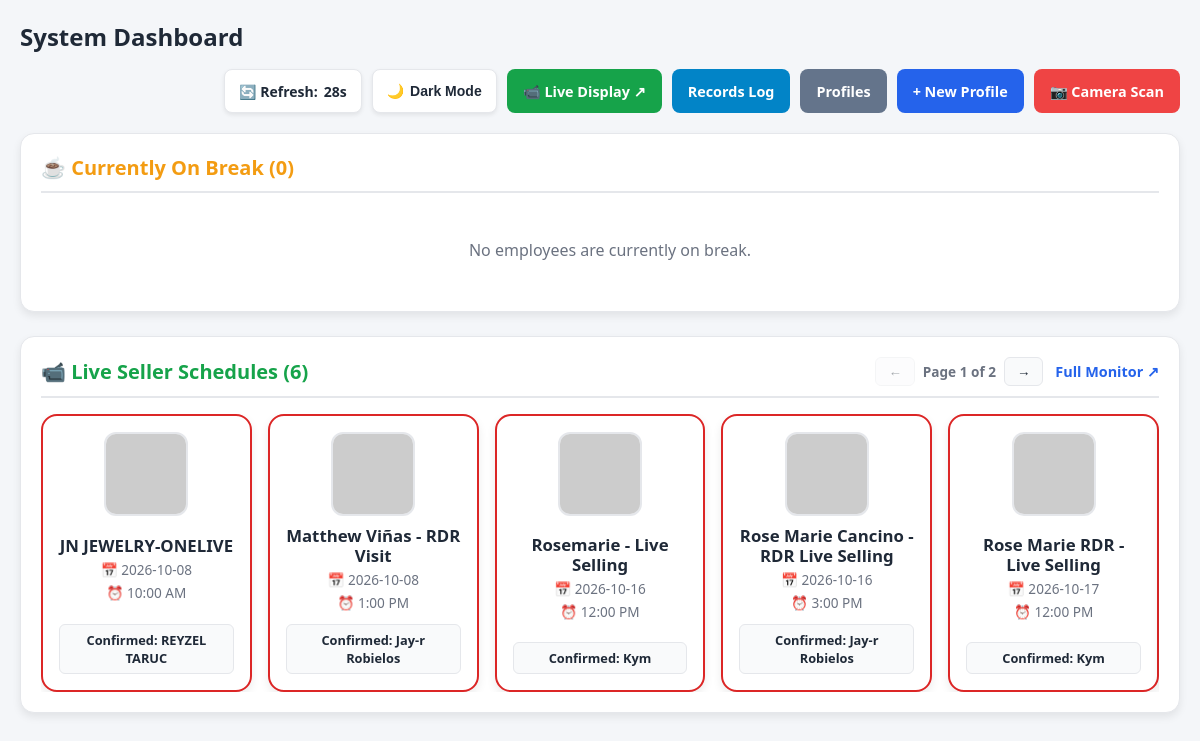
The page /break-system/index.php on the database its author committed.
### tables this page shows
CREATE TABLE `queue` (
  `id` int(11) NOT NULL,
  `client_name` varchar(255) NOT NULL,
  `date_schedule` date NOT NULL,
  `time_schedule` time NOT NULL,
  `staff_confirmed` varchar(255) NOT NULL,
  `seller_photo` varchar(255) DEFAULT '',
  `created_at` timestamp NOT NULL DEFAULT current_timestamp()
);

### break-system/index.php (the view, shortened to what this page needs)
<?php
require_once 'db.php';
$stmt = $pdo->query("SELECT id, name, department, status, time_out, expected_in FROM profiles WHERE status = 'ON_BREAK' ORDER BY name ASC");
$activeBreaks = $stmt->fetchAll(PDO::FETCH_ASSOC);
$pageSize = 5;
$today = date('Y-m-d');
$live_stmt = $pdo_live->prepare("SELECT * FROM queue WHERE date_schedule >= ? ORDER BY date_schedule ASC, time_schedule ASC");
$live_stmt->execute([$today]);
$liveSellers = $live_stmt->fetchAll(PDO::FETCH_ASSOC);
$pagedSellers = array_chunk($liveSellers, $pageSize);
$totalLivePages = count($pagedSellers);
?>
<!DOCTYPE html>
<html lang="en">
<head>
</head>
<body>
<div class="header-actions">
    <h1>System Dashboard</h1>
    <div class="header-controls">
        <div class="refresh-badge">
            🔄 Refresh: <span id="refreshTimer">30s</span>
        </div>
        <button id="themeToggle" class="theme-toggle-btn" onclick="toggleTheme()">
            <span id="themeIcon">🌙</span> <span id="themeText">Dark Mode</span>
        </button>
        <a href="live_display.php" target="_blank" class="btn-live">📹 Live Display ↗</a>
        <a href="records.php" class="btn-manage" style="background-color: #0284c7;">Records Log</a>
        <a href="profiles.php" class="btn-manage">Profiles</a>
        <a href="create_profile.php" class="btn-create">+ New Profile</a>
        <a href="scanner.php" class="btn-scan">📷 Camera Scan</a>
    </div>
</div>
<div class="container">
    <div class="display-area card">
        <div class="display-header">
            <h2 style="color: var(--warning);">☕ Currently On Break (<?= count($activeBreaks) ?>)</h2>
        </div>
        <div class="slider-container">
            <?php if (empty($activeBreaks)): ?>
                <div class="empty-msg">No employees are currently on break.</div>
            <?php endif; ?>
        </div>
    </div>
    <div class="display-area card">
        <div class="display-header">
            <h2 style="color: var(--success);">📹 Live Seller Schedules (<?= count($liveSellers) ?>)</h2>
            <div style="display: flex; align-items: center; gap: 12px;">
                <?php if ($totalLivePages > 1): ?>
                    <div class="pagination-controls">
                        <button class="page-btn" id="livePrevBtn" onclick="moveLiveSlide(-1)">&larr;</button>
                        <span class="page-indicator" id="livePageIndicator">Page 1 of <?= $totalLivePages ?></span>
                        <button class="page-btn" id="liveNextBtn" onclick="moveLiveSlide(1)">&rarr;</button>
                    </div>
                <?php endif; ?>
                <a href="live_display.php" target="_blank" style="color: var(--primary); text-decoration: none; font-weight: bold; font-size: 0.9rem;">Full Monitor ↗</a>
            </div>
        </div>
        <div class="slider-container">
            <?php if (empty($liveSellers)): ?>
                <div class="empty-msg">No live queue schedules available.</div>
            <?php else: ?>
                <div class="slider-track" id="liveSliderTrack">
                    <?php foreach ($pagedSellers as $pageIndex => $pageItems): ?>
                        <div class="slide-page">
                            <?php foreach ($pageItems as $seller):
                                $isToday = ($seller['date_schedule'] === $today);
                                $statusClass = $isToday ? 'today' : 'upcoming';
                                $dbPath = trim($seller['seller_photo'] ?? '');
                                $imgSrc = !empty($dbPath) ? '/onelivesched/' . ltrim(htmlspecialchars($dbPath), '/') : '';
                            ?>
                                <div class="seller-card <?= $statusClass ?>">
                                    <img class="card-avatar"
                                         src="<?= $imgSrc ?>"
                                         onerror="this.onerror=null; this.src='https://ui-avatars.com/api/?name=<?= urlencode($seller['client_name']) ?>&background=random';"
                                         alt="Seller">
                                    <div>
                                        <div class="seller-name"><?= htmlspecialchars($seller['client_name']) ?></div>
                                        <div class="seller-meta">📅 <?= htmlspecialchars($seller['date_schedule']) ?></div>
                                        <div class="seller-meta">⏰ <?= date("g:i A", strtotime($seller['time_schedule'])) ?></div>
                                    </div>
                                    <div class="seller-staff">Confirmed: <?= htmlspecialchars($seller['staff_confirmed']) ?></div>
                                </div>
                            <?php endforeach; ?>
                        </div>
                    <?php endforeach; ?>
                </div>
            <?php endif; ?>
        </div>
    </div>
</div>
</body>
</html>

### break-system/index.php (style rules this page uses)
:root { --bg-color: #f4f6f9; --card-bg: #ffffff; --primary: #2563eb; --success: #16a34a; --danger: #dc2626; --warning: #f39c12; --text: #1f2937; --subtext: #6b7280; --border-color: #e5e7eb; --info-bg: #f9fafb; --timer-bg: #eff6ff; --shadow: rgba(0, 0, 0, 0.08); }
body { font-family: 'Segoe UI', Tahoma, Geneva, Verdana, sans-serif; background-color: var(--bg-color); color: var(--text); margin: 0; padding: 16px; transition: background-color 0.3s ease, color 0.3s ease; }
.header-actions { display: flex; flex-direction: column; gap: 16px; max-width: 1400px; margin: 0 auto 20px auto; }
.header-controls { display: flex; flex-wrap: wrap; gap: 10px; align-items: center; justify-content: flex-end; }
.refresh-badge, .theme-toggle-btn { background: var(--card-bg); border: 1px solid var(--border-color); color: var(--text); padding: 10px 14px; border-radius: 8px; font-weight: bold; font-size: 0.875rem; display: inline-flex; align-items: center; gap: 6px; box-shadow: 0 2px 4px var(--shadow); height: 44px; box-sizing: border-box; }
.theme-toggle-btn { cursor: pointer; flex: 0 0 auto; width: auto; justify-content: center; }
.btn-create, .btn-manage, .btn-scan, .btn-live { flex: 0 0 auto; display: inline-flex; align-items: center; justify-content: center; height: 44px; padding: 0 16px; border-radius: 8px; text-decoration: none; font-weight: bold; font-size: 0.9rem; box-sizing: border-box; color: white; }
.btn-create { background-color: var(--primary); }
.btn-manage { background-color: #64748b; }
.btn-scan { background-color: #ef4444; }
.btn-live { background-color: var(--success); }
.container { max-width: 1400px; margin: 0 auto; display: flex; flex-direction: column; gap: 24px; }
.card { background: var(--card-bg); padding: 20px; border-radius: 14px; box-shadow: 0 4px 8px var(--shadow); border: 1px solid var(--border-color); }
h1 { font-size: 1.5rem; margin: 0; }
.display-header { display: flex; justify-content: space-between; align-items: center; border-bottom: 2px solid var(--border-color); padding-bottom: 10px; margin-bottom: 16px; }
.display-header h2 { margin: 0; border: none; padding: 0; font-size: 1.25rem; }
.pagination-controls { display: flex; align-items: center; gap: 8px; }
.page-btn { background: var(--info-bg); border: 1px solid var(--border-color); color: var(--text); border-radius: 6px; padding: 6px 12px; cursor: pointer; font-weight: bold; }
.page-btn:disabled { opacity: 0.4; cursor: not-allowed; }
.page-indicator { font-size: 0.85rem; color: var(--subtext); font-weight: 600; }
.slider-container { overflow: hidden; width: 100%; position: relative; }
.slider-track { display: flex; transition: transform 0.6s cubic-bezier(0.25, 1, 0.5, 1); width: 100%; }
.slide-page { min-width: 100%; box-sizing: border-box; display: grid; grid-template-columns: repeat(auto-fill, minmax(200px, 1fr)); gap: 16px; align-content: start; }
.profile-card, .seller-card { background: var(--card-bg); border-radius: 16px; padding: 16px; box-shadow: 0 4px 10px var(--shadow); display: flex; flex-direction: column; align-items: center; text-align: center; border: 2px solid var(--border-color); justify-content: space-between; }
.card-avatar { width: 80px; height: 80px; border-radius: 12px; object-fit: cover; border: 2px solid var(--border-color); margin-bottom: 10px; background-color: var(--info-bg); }
.profile-card .name, .seller-name { font-size: 1.05rem; font-weight: 700; margin-bottom: 4px; line-height: 1.2; }
.profile-card .dept, .seller-meta { font-size: 0.85rem; color: var(--subtext); margin-bottom: 4px; }
.seller-card.upcoming { border-color: var(--danger); }
.seller-staff { margin-top: 8px; width: 100%; font-size: 0.8rem; font-weight: bold; background: var(--info-bg); padding: 6px; border-radius: 6px; border: 1px solid var(--border-color); box-sizing: border-box; }
.empty-msg { text-align: center; color: var(--subtext); padding: 30px 10px; font-size: 1rem; width: 100%; }
@media (min-width: 1024px) { .slide-page { grid-template-columns: repeat(5, minmax(0, 1fr)); } }
@media (min-width: 768px) { body { padding: 20px; } }

### rows shown on the page
queue: client_name "JN JEWELRY-ONELIVE", date_schedule "2026-10-08", time_schedule "10:00 AM", staff_confirmed "REYZEL TARUC"
queue: client_name "Matthew Viñas - RDR Visit", date_schedule "2026-10-08", time_schedule "1:00 PM", staff_confirmed "Jay-r Robielos"
queue: client_name "Rosemarie - Live Selling", date_schedule "2026-10-16", time_schedule "12:00 PM", staff_confirmed "Kym"
queue: client_name "Rose Marie Cancino - RDR Live Selling", date_schedule "2026-10-16", time_schedule "3:00 PM", staff_confirmed "Jay-r Robielos"
queue: client_name "Rose Marie RDR - Live Selling", date_schedule "2026-10-17", time_schedule "12:00 PM", staff_confirmed "Kym"

### other values the page prints
count($activeBreaks) "0"
count($liveSellers) "6"
